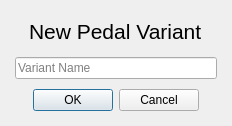
<?xml version="1.0" encoding="UTF-8"?>
<ui version="4.0">
 <class>NewPedalVariantDialog</class>
 <widget class="QDialog" name="NewPedalVariantDialog">
  <property name="geometry">
   <rect>
    <x>0</x>
    <y>0</y>
    <width>232</width>
    <height>126</height>
   </rect>
  </property>
  <property name="windowTitle">
   <string>Create New Pedal Variant</string>
  </property>
  <layout class="QVBoxLayout" name="new_pedal_variant_dialog_layout">
   <property name="spacing">
    <number>10</number>
   </property>
   <property name="leftMargin">
    <number>15</number>
   </property>
   <property name="topMargin">
    <number>15</number>
   </property>
   <property name="rightMargin">
    <number>15</number>
   </property>
   <property name="bottomMargin">
    <number>15</number>
   </property>
   <item alignment="Qt::AlignHCenter">
    <widget class="QLabel" name="new_pedal_variant_label">
     <property name="sizePolicy">
      <sizepolicy hsizetype="Preferred" vsizetype="Fixed">
       <horstretch>0</horstretch>
       <verstretch>0</verstretch>
      </sizepolicy>
     </property>
     <property name="minimumSize">
      <size>
       <width>0</width>
       <height>30</height>
      </size>
     </property>
     <property name="maximumSize">
      <size>
       <width>16777215</width>
       <height>50</height>
      </size>
     </property>
     <property name="font">
      <font>
       <pointsize>16</pointsize>
      </font>
     </property>
     <property name="text">
      <string>New Pedal Variant</string>
     </property>
    </widget>
   </item>
   <item>
    <widget class="QLineEdit" name="new_pedal_variant_editbox">
     <property name="placeholderText">
      <string>Variant Name</string>
     </property>
    </widget>
   </item>
   <item alignment="Qt::AlignHCenter">
    <widget class="QDialogButtonBox" name="button_box">
     <property name="orientation">
      <enum>Qt::Horizontal</enum>
     </property>
     <property name="standardButtons">
      <set>QDialogButtonBox::Cancel|QDialogButtonBox::Ok</set>
     </property>
    </widget>
   </item>
  </layout>
 </widget>
 <resources/>
 <connections>
  <connection>
   <sender>button_box</sender>
   <signal>accepted()</signal>
   <receiver>NewPedalVariantDialog</receiver>
   <slot>accept()</slot>
   <hints>
    <hint type="sourcelabel">
     <x>248</x>
     <y>254</y>
    </hint>
    <hint type="destinationlabel">
     <x>157</x>
     <y>274</y>
    </hint>
   </hints>
  </connection>
  <connection>
   <sender>button_box</sender>
   <signal>rejected()</signal>
   <receiver>NewPedalVariantDialog</receiver>
   <slot>reject()</slot>
   <hints>
    <hint type="sourcelabel">
     <x>316</x>
     <y>260</y>
    </hint>
    <hint type="destinationlabel">
     <x>286</x>
     <y>274</y>
    </hint>
   </hints>
  </connection>
 </connections>
</ui>
